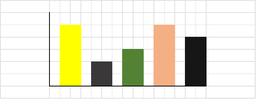
#> input picture Agentes Inteligentes/Image Transformation/Morphological Operators/histogram.png, 256 x 99 px, shrunk from 652 x 253 before the run
$ jupyter execute Bargraph.ipynb
#> lines starting #> are read from the running program, lines starting #| are printed output that depends on the picture; after the words box and inside, x2 and y2 are one past the last pixel; in counts of white or black regions, pixels touching at a corner belong together
# Bar counter

Using morphological operators

[cell 1]
import matplotlib.pyplot as plt
import numpy as np
import cv2

## Util

[cell 2]
image = cv2.imread("histogram.png")
#> image is the input picture: shape (99, 256, 3); mean B, G, R 210.6, 228.5, 230.7
image = cv2.cvtColor(image, cv2.COLOR_BGR2GRAY)
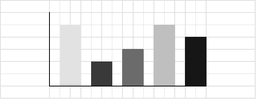
#> image: shape (99, 256); min 0, max 255, mean 227.1
_, image = cv2.threshold(image, 230, 255, cv2.THRESH_BINARY)
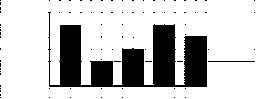
#> image: shape (99, 256); 77.9% white; 84 black regions (82 under 20 px), largest, box (x1, y1, x2, y2) and area: (48, 12, 207, 87) 5413, (208, 61, 255, 62) 47
image = np.logical_not(image)
plt.imshow(image, cmap="gray")

[cell 3]
def within_image(img, coor):
    return coor[0] >= 0 and coor[0] < img.shape[0] and coor[1] >= 0 and coor[1] < img.shape[1]

[cell 4]
def structural_array(structural_element, origin):
    c = []
    for i in range(structural_element.shape[0]):
        for j in range(structural_element.shape[1]):
            if structural_element[i,j]:
                c.append(np.subtract([i,j], origin))
    return c

## Bar counter

Returns a list containing the value of each bar

[cell 5]
def countBars(img):
    s = np.sum(img, axis = 0)
    from itertools import groupby
    r = [key for key, _group in groupby(s) if key]
    return r

## Morphological Operations

[cell 6]
def erode(img, struct_array):
    nImg = img.copy()
    h,w = img.shape
#> h = 99; w = 256
    for i in range(h):
        for j in range(w):
            trueCounter = 0
            for c in struct_array:
                u = np.add([i,j], c)
                if within_image(img, u) and img[u[0], u[1]]:
                    trueCounter += 1 #Doesn't work for borders yet
            nImg[i, j] = trueCounter == struct_array.shape[0]
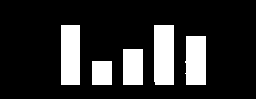
#> nImg: shape (99, 256) bool; 17.8% white; 5 white regions, box (x1, y1, x2, y2) and area: (154, 25, 174, 85) 1197, (61, 25, 80, 85) 1140, (185, 36, 206, 85) 983, (123, 49, 143, 85) 720, (92, 61, 112, 85) 480
    return nImg

# Main cell

Calls the needed functions

[cell 7]
width = 3
e = erode(image, np.array(structural_array(np.ones((3, width)), [0, width//2])))
plt.imshow(e, cmap="gray")

[cell 8]
countBars(e)
#> in countBars, `s = np.sum(img, axis = 0)`: s = 256 values, max 60 at index 61, min 0 at index 0, mean 17.66
#> in countBars, `r = [key for key, _group in groupby(s) if key]`: r = [60, 24, 36, 57, 60, 3, 49]
#> Out = [60, 24, 36, 57, 60, 3, 49]
